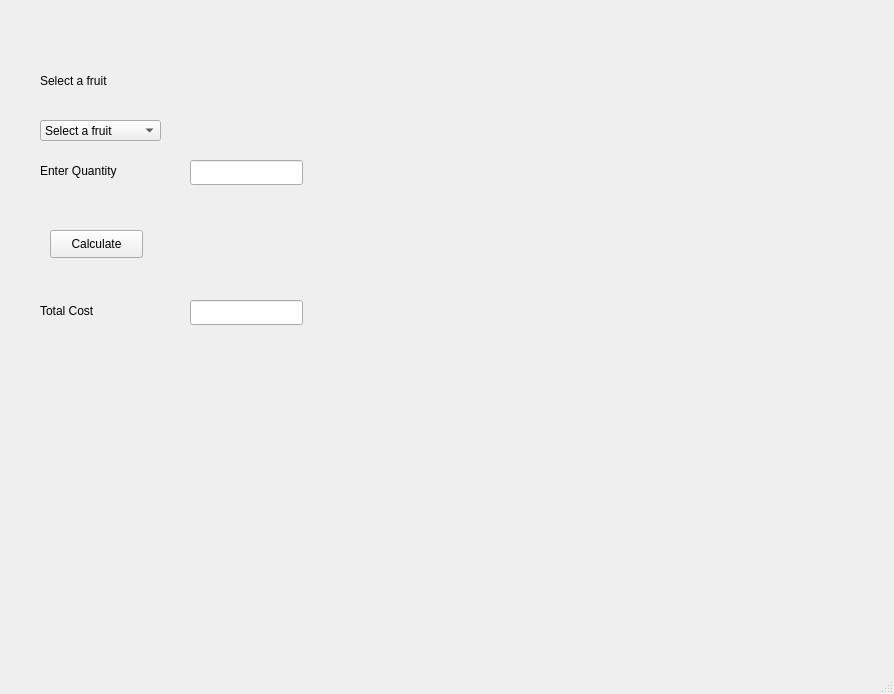
<?xml version="1.0" encoding="UTF-8"?>
<ui version="4.0">
 <class>MainWindow</class>
 <widget class="QMainWindow" name="MainWindow">
  <property name="geometry">
   <rect>
    <x>0</x>
    <y>0</y>
    <width>894</width>
    <height>694</height>
   </rect>
  </property>
  <property name="font">
   <font>
    <family>Segoe UI</family>
    <pointsize>9</pointsize>
   </font>
  </property>
  <property name="windowTitle">
   <string>MainWindow</string>
  </property>
  <widget class="QWidget" name="centralwidget">
   <widget class="QLabel" name="lblFruit">
    <property name="geometry">
     <rect>
      <x>40</x>
      <y>70</y>
      <width>91</width>
      <height>21</height>
     </rect>
    </property>
    <property name="font">
     <font>
      <family>Segoe UI</family>
      <pointsize>9</pointsize>
     </font>
    </property>
    <property name="text">
     <string>Select a fruit</string>
    </property>
   </widget>
   <widget class="QLabel" name="lblQuantity">
    <property name="geometry">
     <rect>
      <x>40</x>
      <y>160</y>
      <width>111</width>
      <height>21</height>
     </rect>
    </property>
    <property name="font">
     <font>
      <family>Segoe UI</family>
      <pointsize>9</pointsize>
     </font>
    </property>
    <property name="text">
     <string>Enter Quantity</string>
    </property>
   </widget>
   <widget class="QComboBox" name="cmbFruit">
    <property name="geometry">
     <rect>
      <x>40</x>
      <y>120</y>
      <width>121</width>
      <height>21</height>
     </rect>
    </property>
    <property name="font">
     <font>
      <family>Segoe UI</family>
      <pointsize>9</pointsize>
     </font>
    </property>
    <item>
     <property name="text">
      <string>Select a fruit</string>
     </property>
    </item>
    <item>
     <property name="text">
      <string>Apple</string>
     </property>
    </item>
    <item>
     <property name="text">
      <string>Banana</string>
     </property>
    </item>
    <item>
     <property name="text">
      <string>Orange</string>
     </property>
    </item>
    <item>
     <property name="text">
      <string>Grapes</string>
     </property>
    </item>
    <item>
     <property name="text">
      <string>Mango</string>
     </property>
    </item>
   </widget>
   <widget class="QLineEdit" name="txtQuantity">
    <property name="geometry">
     <rect>
      <x>190</x>
      <y>160</y>
      <width>113</width>
      <height>25</height>
     </rect>
    </property>
   </widget>
   <widget class="QPushButton" name="btnCalculate">
    <property name="geometry">
     <rect>
      <x>50</x>
      <y>230</y>
      <width>93</width>
      <height>28</height>
     </rect>
    </property>
    <property name="font">
     <font>
      <family>Segoe UI</family>
      <pointsize>9</pointsize>
     </font>
    </property>
    <property name="text">
     <string>Calculate</string>
    </property>
   </widget>
   <widget class="QLabel" name="lblCost">
    <property name="geometry">
     <rect>
      <x>40</x>
      <y>300</y>
      <width>111</width>
      <height>21</height>
     </rect>
    </property>
    <property name="font">
     <font>
      <family>Segoe UI</family>
      <pointsize>9</pointsize>
     </font>
    </property>
    <property name="text">
     <string>Total Cost</string>
    </property>
   </widget>
   <widget class="QLineEdit" name="txtCost">
    <property name="geometry">
     <rect>
      <x>190</x>
      <y>300</y>
      <width>113</width>
      <height>25</height>
     </rect>
    </property>
    <property name="font">
     <font>
      <family>Segoe UI</family>
      <pointsize>9</pointsize>
     </font>
    </property>
   </widget>
   <widget class="QLabel" name="lblPrice">
    <property name="geometry">
     <rect>
      <x>190</x>
      <y>120</y>
      <width>311</width>
      <height>31</height>
     </rect>
    </property>
    <property name="text">
     <string/>
    </property>
   </widget>
  </widget>
  <widget class="QMenuBar" name="menubar">
   <property name="geometry">
    <rect>
     <x>0</x>
     <y>0</y>
     <width>894</width>
     <height>26</height>
    </rect>
   </property>
  </widget>
  <widget class="QStatusBar" name="statusbar"/>
 </widget>
 <resources/>
 <connections/>
</ui>
